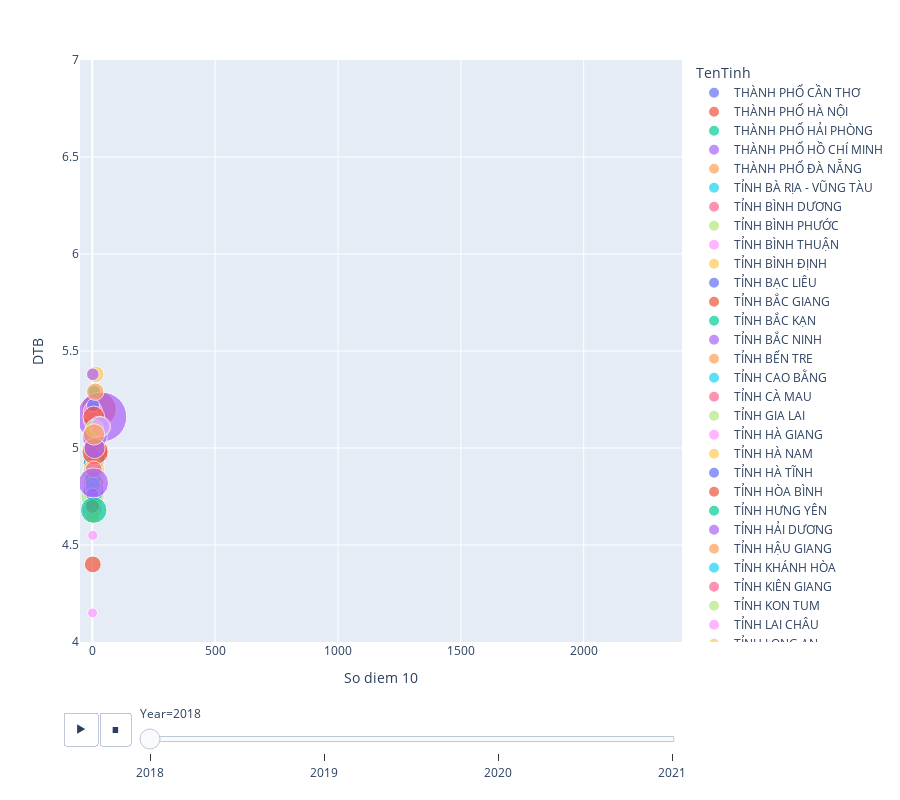

Notebook code for this chart:
### Code cell
import math
df_10_asp_avg=df_10_asp_avg[::]
#df_['Population']=[math.log(i,10) for i in df_.pop('Population')]
fig=px.scatter(df_10_asp_avg, x="So diem 10", y="DTB", animation_frame="Year", animation_group="TenTinh",size='So TS du thi',size_max=40,
        color="TenTinh", hover_name="TenTinh", range_y=[4,7],height=800,range_x=[-50, 2400])
fig.update_layout(
    title={
        'text': "",
        'y':0.95,
        'x':0.45,
        'xanchor': 'center',
        'yanchor': 'top'})

fig.show()

### Figure 1 — Plotly figure (JSON) as saved in the notebook; plotly's stock layout.template omitted (floating-point values rounded to 4 significant figures)
{"data": [{"hovertemplate": "<b>%{hovertext}</b><br><br>TenTinh=THÀNH PHỐ CẦN THƠ<br>Year=2018<br>So diem 10=%{x}<br>DTB=%{y}<br>So TS du thi=%{marker.size}<extra></extra>", "hovertext": ["THÀNH PHỐ CẦN THƠ"], "ids": ["THÀNH PHỐ CẦN THƠ"], "legendgroup": "THÀNH PHỐ CẦN THƠ", "marker": {"color": "#636efa", "size": [13068], "sizemode": "area", "sizeref": 63.02, "symbol": "circle"}, "mode": "markers", "name": "THÀNH PHỐ CẦN THƠ", "orientation": "v", "showlegend": true, "type": "scatter", "x": [3], "xaxis": "x", "y": [4.97], "yaxis": "y"}, {"hovertemplate": "<b>%{hovertext}</b><br><br>TenTinh=THÀNH PHỐ HÀ NỘI<br>Year=2018<br>So diem 10=%{x}<br>DTB=%{y}<br>So TS du thi=%{marker.size}<extra></extra>", "hovertext": ["THÀNH PHỐ HÀ NỘI"], "ids": ["THÀNH PHỐ HÀ NỘI"], "legendgroup": "THÀNH PHỐ HÀ NỘI", "marker": {"color": "#EF553B", "size": [38099], "sizemode": "area", "sizeref": 63.02, "symbol": "circle"}, "mode": "markers", "name": "THÀNH PHỐ HÀ NỘI", "orientation": "v", "showlegend": true, "type": "scatter", "x": [27], "xaxis": "x", "y": [5.2], "yaxis": "y"}, {"hovertemplate": "<b>%{hovertext}</b><br><br>TenTinh=THÀNH PHỐ HẢI PHÒNG<br>Year=2018<br>So diem 10=%{x}<br>DTB=%{y}<br>So TS du thi=%{marker.size}<extra></extra>", "hovertext": ["THÀNH PHỐ HẢI PHÒNG"], "ids": ["THÀNH PHỐ HẢI PHÒNG"], "legendgroup": "THÀNH PHỐ HẢI PHÒNG", "marker": {"color": "#00cc96", "size": [5099], "sizemode": "area", "sizeref": 63.02, "symbol": "circle"}, "mode": "markers", "name": "THÀNH PHỐ HẢI PHÒNG", "orientation": "v", "showlegend": true, "type": "scatter", "x": [8], "xaxis": "x", "y": [5.29], "yaxis": "y"}, {"hovertemplate": "<b>%{hovertext}</b><br><br>TenTinh=THÀNH PHỐ HỒ CHÍ MINH<br>Year=2018<br>So diem 10=%{x}<br>DTB=%{y}<br>So TS du thi=%{marker.size}<extra></extra>", "hovertext": ["THÀNH PHỐ HỒ CHÍ MINH"], "ids": ["THÀNH PHỐ HỒ CHÍ MINH"], "legendgroup": "THÀNH PHỐ HỒ CHÍ MINH", "marker": {"color": "#ab63fa", "size": [78321], "sizemode": "area", "sizeref": 63.02, "symbol": "circle"}, "mode": "markers", "name": "THÀNH PHỐ HỒ CHÍ MINH", "orientation": "v", "showlegend": true, "type": "scatter", "x": [39], "xaxis": "x", "y": [5.16], "yaxis": "y"}, {"hovertemplate": "<b>%{hovertext}</b><br><br>TenTinh=THÀNH PHỐ ĐÀ NẴNG<br>Year=2018<br>So diem 10=%{x}<br>DTB=%{y}<br>So TS du thi=%{marker.size}<extra></extra>", "hovertext": ["THÀNH PHỐ ĐÀ NẴNG"], "ids": ["THÀNH PHỐ ĐÀ NẴNG"], "legendgroup": "THÀNH PHỐ ĐÀ NẴNG", "marker": {"color": "#FFA15A", "size": [6099], "sizemode": "area", "sizeref": 63.02, "symbol": "circle"}, "mode": "markers", "name": "THÀNH PHỐ ĐÀ NẴNG", "orientation": "v", "showlegend": true, "type": "scatter", "x": [3], "xaxis": "x", "y": [4.87], "yaxis": "y"}, {"hovertemplate": "<b>%{hovertext}</b><br><br>TenTinh=TỈNH BÀ RỊA - VŨNG TÀU<br>Year=2018<br>So diem 10=%{x}<br>DTB=%{y}<br>So TS du thi=%{marker.size}<extra></extra>", "hovertext": ["TỈNH BÀ RỊA - VŨNG TÀU"], "ids": ["TỈNH BÀ RỊA - VŨNG TÀU"], "legendgroup": "TỈNH BÀ RỊA - VŨNG TÀU", "marker": {"color": "#19d3f3", "size": [11846], "sizemode": "area", "sizeref": 63.02, "symbol": "circle"}, "mode": "markers", "name": "TỈNH BÀ RỊA - VŨNG TÀU", "orientation": "v", "showlegend": true, "type": "scatter", "x": [3], "xaxis": "x", "y": [4.98], "yaxis": "y"}, {"hovertemplate": "<b>%{hovertext}</b><br><br>TenTinh=TỈNH BÌNH DƯƠNG<br>Year=2018<br>So diem 10=%{x}<br>DTB=%{y}<br>So TS du thi=%{marker.size}<extra></extra>", "hovertext": ["TỈNH BÌNH DƯƠNG"], "ids": ["TỈNH BÌNH DƯƠNG"], "legendgroup": "TỈNH BÌNH DƯƠNG", "marker": {"color": "#FF6692", "size": [11313], "sizemode": "area", "sizeref": 63.02, "symbol": "circle"}, "mode": "markers", "name": "TỈNH BÌNH DƯƠNG", "orientation": "v", "showlegend": true, "type": "scatter", "x": [4], "xaxis": "x", "y": [5.14], "yaxis": "y"}, {"hovertemplate": "<b>%{hovertext}</b><br><br>TenTinh=TỈNH BÌNH PHƯỚC<br>Year=2018<br>So diem 10=%{x}<br>DTB=%{y}<br>So TS du thi=%{marker.size}<extra></extra>", "hovertext": ["TỈNH BÌNH PHƯỚC"], "ids": ["TỈNH BÌNH PHƯỚC"], "legendgroup": "TỈNH BÌNH PHƯỚC", "marker": {"color": "#B6E880", "size": [10219], "sizemode": "area", "sizeref": 63.02, "symbol": "circle"}, "mode": "markers", "name": "TỈNH BÌNH PHƯỚC", "orientation": "v", "showlegend": true, "type": "scatter", "x": [4], "xaxis": "x", "y": [4.87], "yaxis": "y"}, {"hovertemplate": "<b>%{hovertext}</b><br><br>TenTinh=TỈNH BÌNH THUẬN<br>Year=2018<br>So diem 10=%{x}<br>DTB=%{y}<br>So TS du thi=%{marker.size}<extra></extra>", "hovertext": ["TỈNH BÌNH THUẬN"], "ids": ["TỈNH BÌNH THUẬN"], "legendgroup": "TỈNH BÌNH THUẬN", "marker": {"color": "#FF97FF", "size": [11716], "sizemode": "area", "sizeref": 63.02, "symbol": "circle"}, "mode": "markers", "name": "TỈNH BÌNH THUẬN", "orientation": "v", "showlegend": true, "type": "scatter", "x": [2], "xaxis": "x", "y": [5.19], "yaxis": "y"}, {"hovertemplate": "<b>%{hovertext}</b><br><br>TenTinh=TỈNH BÌNH ĐỊNH<br>Year=2018<br>So diem 10=%{x}<br>DTB=%{y}<br>So TS du thi=%{marker.size}<extra></extra>", "hovertext": ["TỈNH BÌNH ĐỊNH"], "ids": ["TỈNH BÌNH ĐỊNH"], "legendgroup": "TỈNH BÌNH ĐỊNH", "marker": {"color": "#FECB52", "size": [17785], "sizemode": "area", "sizeref": 63.02, "symbol": "circle"}, "mode": "markers", "name": "TỈNH BÌNH ĐỊNH", "orientation": "v", "showlegend": true, "type": "scatter", "x": [4], "xaxis": "x", "y": [4.84], "yaxis": "y"}, {"hovertemplate": "<b>%{hovertext}</b><br><br>TenTinh=TỈNH BẠC LIÊU<br>Year=2018<br>So diem 10=%{x}<br>DTB=%{y}<br>So TS du thi=%{marker.size}<extra></extra>", "hovertext": ["TỈNH BẠC LIÊU"], "ids": ["TỈNH BẠC LIÊU"], "legendgroup": "TỈNH BẠC LIÊU", "marker": {"color": "#636efa", "size": [5370], "sizemode": "area", "sizeref": 63.02, "symbol": "circle"}, "mode": "markers", "name": "TỈNH BẠC LIÊU", "orientation": "v", "showlegend": true, "type": "scatter", "x": [3], "xaxis": "x", "y": [5.22], "yaxis": "y"}, {"hovertemplate": "<b>%{hovertext}</b><br><br>TenTinh=TỈNH BẮC GIANG<br>Year=2018<br>So diem 10=%{x}<br>DTB=%{y}<br>So TS du thi=%{marker.size}<extra></extra>", "hovertext": ["TỈNH BẮC GIANG"], "ids": ["TỈNH BẮC GIANG"], "legendgroup": "TỈNH BẮC GIANG", "marker": {"color": "#EF553B", "size": [19612], "sizemode": "area", "sizeref": 63.02, "symbol": "circle"}, "mode": "markers", "name": "TỈNH BẮC GIANG", "orientation": "v", "showlegend": true, "type": "scatter", "x": [17], "xaxis": "x", "y": [4.98], "yaxis": "y"}, {"hovertemplate": "<b>%{hovertext}</b><br><br>TenTinh=TỈNH BẮC KẠN<br>Year=2018<br>So diem 10=%{x}<br>DTB=%{y}<br>So TS du thi=%{marker.size}<extra></extra>", "hovertext": ["TỈNH BẮC KẠN"], "ids": ["TỈNH BẮC KẠN"], "legendgroup": "TỈNH BẮC KẠN", "marker": {"color": "#00cc96", "size": [2866], "sizemode": "area", "sizeref": 63.02, "symbol": "circle"}, "mode": "markers", "name": "TỈNH BẮC KẠN", "orientation": "v", "showlegend": true, "type": "scatter", "x": [2], "xaxis": "x", "y": [4.85], "yaxis": "y"}, {"hovertemplate": "<b>%{hovertext}</b><br><br>TenTinh=TỈNH BẮC NINH<br>Year=2018<br>So diem 10=%{x}<br>DTB=%{y}<br>So TS du thi=%{marker.size}<extra></extra>", "hovertext": ["TỈNH BẮC NINH"], "ids": ["TỈNH BẮC NINH"], "legendgroup": "TỈNH BẮC NINH", "marker": {"color": "#ab63fa", "size": [14815], "sizemode": "area", "sizeref": 63.02, "symbol": "circle"}, "mode": "markers", "name": "TỈNH BẮC NINH", "orientation": "v", "showlegend": true, "type": "scatter", "x": [7], "xaxis": "x", "y": [4.94], "yaxis": "y"}, {"hovertemplate": "<b>%{hovertext}</b><br><br>TenTinh=TỈNH BẾN TRE<br>Year=2018<br>So diem 10=%{x}<br>DTB=%{y}<br>So TS du thi=%{marker.size}<extra></extra>", "hovertext": ["TỈNH BẾN TRE"], "ids": ["TỈNH BẾN TRE"], "legendgroup": "TỈNH BẾN TRE", "marker": {"color": "#FFA15A", "size": [11740], "sizemode": "area", "sizeref": 63.02, "symbol": "circle"}, "mode": "markers", "name": "TỈNH BẾN TRE", "orientation": "v", "showlegend": true, "type": "scatter", "x": [5], "xaxis": "x", "y": [5.02], "yaxis": "y"}, {"hovertemplate": "<b>%{hovertext}</b><br><br>TenTinh=TỈNH CAO BẰNG<br>Year=2018<br>So diem 10=%{x}<br>DTB=%{y}<br>So TS du thi=%{marker.size}<extra></extra>", "hovertext": ["TỈNH CAO BẰNG"], "ids": ["TỈNH CAO BẰNG"], "legendgroup": "TỈNH CAO BẰNG", "marker": {"color": "#19d3f3", "size": [4571], "sizemode": "area", "sizeref": 63.02, "symbol": "circle"}, "mode": "markers", "name": "TỈNH CAO BẰNG", "orientation": "v", "showlegend": true, "type": "scatter", "x": [3], "xaxis": "x", "y": [4.7], "yaxis": "y"}, {"hovertemplate": "<b>%{hovertext}</b><br><br>TenTinh=TỈNH CÀ MAU<br>Year=2018<br>So diem 10=%{x}<br>DTB=%{y}<br>So TS du thi=%{marker.size}<extra></extra>", "hovertext": ["TỈNH CÀ MAU"], "ids": ["TỈNH CÀ MAU"], "legendgroup": "TỈNH CÀ MAU", "marker": {"color": "#FF6692", "size": [9275], "sizemode": "area", "sizeref": 63.02, "symbol": "circle"}, "mode": "markers", "name": "TỈNH CÀ MAU", "orientation": "v", "showlegend": true, "type": "scatter", "x": [2], "xaxis": "x", "y": [4.86], "yaxis": "y"}, {"hovertemplate": "<b>%{hovertext}</b><br><br>TenTinh=TỈNH GIA LAI<br>Year=2018<br>So diem 10=%{x}<br>DTB=%{y}<br>So TS du thi=%{marker.size}<extra></extra>", "hovertext": ["TỈNH GIA LAI"], "ids": ["TỈNH GIA LAI"], "legendgroup": "TỈNH GIA LAI", "marker": {"color": "#B6E880", "size": [12825], "sizemode": "area", "sizeref": 63.02, "symbol": "circle"}, "mode": "markers", "name": "TỈNH GIA LAI", "orientation": "v", "showlegend": true, "type": "scatter", "x": [4], "xaxis": "x", "y": [4.76], "yaxis": "y"}, {"hovertemplate": "<b>%{hovertext}</b><br><br>TenTinh=TỈNH HÀ GIANG<br>Year=2018<br>So diem 10=%{x}<br>DTB=%{y}<br>So TS du thi=%{marker.size}<extra></extra>", "hovertext": ["TỈNH HÀ GIANG"], "ids": ["TỈNH HÀ GIANG"], "legendgroup": "TỈNH HÀ GIANG", "marker": {"color": "#FF97FF", "size": [3099], "sizemode": "area", "sizeref": 63.02, "symbol": "circle"}, "mode": "markers", "name": "TỈNH HÀ GIANG", "orientation": "v", "showlegend": true, "type": "scatter", "x": [1], "xaxis": "x", "y": [4.15], "yaxis": "y"}, {"hovertemplate": "<b>%{hovertext}</b><br><br>TenTinh=TỈNH HÀ NAM<br>Year=2018<br>So diem 10=%{x}<br>DTB=%{y}<br>So TS du thi=%{marker.size}<extra></extra>", "hovertext": ["TỈNH HÀ NAM"], "ids": ["TỈNH HÀ NAM"], "legendgroup": "TỈNH HÀ NAM", "marker": {"color": "#FECB52", "size": [8685], "sizemode": "area", "sizeref": 63.02, "symbol": "circle"}, "mode": "markers", "name": "TỈNH HÀ NAM", "orientation": "v", "showlegend": true, "type": "scatter", "x": [14], "xaxis": "x", "y": [5.38], "yaxis": "y"}, {"hovertemplate": "<b>%{hovertext}</b><br><br>TenTinh=TỈNH HÀ TĨNH<br>Year=2018<br>So diem 10=%{x}<br>DTB=%{y}<br>So TS du thi=%{marker.size}<extra></extra>", "hovertext": ["TỈNH HÀ TĨNH"], "ids": ["TỈNH HÀ TĨNH"], "legendgroup": "TỈNH HÀ TĨNH", "marker": {"color": "#636efa", "size": [16330], "sizemode": "area", "sizeref": 63.02, "symbol": "circle"}, "mode": "markers", "name": "TỈNH HÀ TĨNH", "orientation": "v", "showlegend": true, "type": "scatter", "x": [8], "xaxis": "x", "y": [5.06], "yaxis": "y"}, {"hovertemplate": "<b>%{hovertext}</b><br><br>TenTinh=TỈNH HÒA BÌNH<br>Year=2018<br>So diem 10=%{x}<br>DTB=%{y}<br>So TS du thi=%{marker.size}<extra></extra>", "hovertext": ["TỈNH HÒA BÌNH"], "ids": ["TỈNH HÒA BÌNH"], "legendgroup": "TỈNH HÒA BÌNH", "marker": {"color": "#EF553B", "size": [8952], "sizemode": "area", "sizeref": 63.02, "symbol": "circle"}, "mode": "markers", "name": "TỈNH HÒA BÌNH", "orientation": "v", "showlegend": true, "type": "scatter", "x": [2], "xaxis": "x", "y": [4.4], "yaxis": "y"}, {"hovertemplate": "<b>%{hovertext}</b><br><br>TenTinh=TỈNH HƯNG YÊN<br>Year=2018<br>So diem 10=%{x}<br>DTB=%{y}<br>So TS du thi=%{marker.size}<extra></extra>", "hovertext": ["TỈNH HƯNG YÊN"], "ids": ["TỈNH HƯNG YÊN"], "legendgroup": "TỈNH HƯNG YÊN", "marker": {"color": "#00cc96", "size": [12888], "sizemode": "area", "sizeref": 63.02, "symbol": "circle"}, "mode": "markers", "name": "TỈNH HƯNG YÊN", "orientation": "v", "showlegend": true, "type": "scatter", "x": [4], "xaxis": "x", "y": [4.92], "yaxis": "y"}, {"hovertemplate": "<b>%{hovertext}</b><br><br>TenTinh=TỈNH HẢI DƯƠNG<br>Year=2018<br>So diem 10=%{x}<br>DTB=%{y}<br>So TS du thi=%{marker.size}<extra></extra>", "hovertext": ["TỈNH HẢI DƯƠNG"], "ids": ["TỈNH HẢI DƯƠNG"], "legendgroup": "TỈNH HẢI DƯƠNG", "marker": {"color": "#ab63fa", "size": [19973], "sizemode": "area", "sizeref": 63.02, "symbol": "circle"}, "mode": "markers", "name": "TỈNH HẢI DƯƠNG", "orientation": "v", "showlegend": true, "type": "scatter", "x": [10], "xaxis": "x", "y": [5.06], "yaxis": "y"}, {"hovertemplate": "<b>%{hovertext}</b><br><br>TenTinh=TỈNH HẬU GIANG<br>Year=2018<br>So diem 10=%{x}<br>DTB=%{y}<br>So TS du thi=%{marker.size}<extra></extra>", "hovertext": ["TỈNH HẬU GIANG"], "ids": ["TỈNH HẬU GIANG"], "legendgroup": "TỈNH HẬU GIANG", "marker": {"color": "#FFA15A", "size": [6190], "sizemode": "area", "sizeref": 63.02, "symbol": "circle"}, "mode": "markers", "name": "TỈNH HẬU GIANG", "orientation": "v", "showlegend": true, "type": "scatter", "x": [3], "xaxis": "x", "y": [4.93], "yaxis": "y"}, {"hovertemplate": "<b>%{hovertext}</b><br><br>TenTinh=TỈNH KHÁNH HÒA<br>Year=2018<br>So diem 10=%{x}<br>DTB=%{y}<br>So TS du thi=%{marker.size}<extra></extra>", "hovertext": ["TỈNH KHÁNH HÒA"], "ids": ["TỈNH KHÁNH HÒA"], "legendgroup": "TỈNH KHÁNH HÒA", "marker": {"color": "#19d3f3", "size": [13500], "sizemode": "area", "sizeref": 63.02, "symbol": "circle"}, "mode": "markers", "name": "TỈNH KHÁNH HÒA", "orientation": "v", "showlegend": true, "type": "scatter", "x": [3], "xaxis": "x", "y": [4.87], "yaxis": "y"}, {"hovertemplate": "<b>%{hovertext}</b><br><br>TenTinh=TỈNH KIÊN GIANG<br>Year=2018<br>So diem 10=%{x}<br>DTB=%{y}<br>So TS du thi=%{marker.size}<extra></extra>", "hovertext": ["TỈNH KIÊN GIANG"], "ids": ["TỈNH KIÊN GIANG"], "legendgroup": "TỈNH KIÊN GIANG", "marker": {"color": "#FF6692", "size": [13482], "sizemode": "area", "sizeref": 63.02, "symbol": "circle"}, "mode": "markers", "name": "TỈNH KIÊN GIANG", "orientation": "v", "showlegend": true, "type": "scatter", "x": [5], "xaxis": "x", "y": [4.82], "yaxis": "y"}, {"hovertemplate": "<b>%{hovertext}</b><br><br>TenTinh=TỈNH KON TUM<br>Year=2018<br>So diem 10=%{x}<br>DTB=%{y}<br>So TS du thi=%{marker.size}<extra></extra>", "hovertext": ["TỈNH KON TUM"], "ids": ["TỈNH KON TUM"], "legendgroup": "TỈNH KON TUM", "marker": {"color": "#B6E880", "size": [4445], "sizemode": "area", "sizeref": 63.02, "symbol": "circle"}, "mode": "markers", "name": "TỈNH KON TUM", "orientation": "v", "showlegend": true, "type": "scatter", "x": [1], "xaxis": "x", "y": [4.86], "yaxis": "y"}, {"hovertemplate": "<b>%{hovertext}</b><br><br>TenTinh=TỈNH LAI CHÂU<br>Year=2018<br>So diem 10=%{x}<br>DTB=%{y}<br>So TS du thi=%{marker.size}<extra></extra>", "hovertext": ["TỈNH LAI CHÂU"], "ids": ["TỈNH LAI CHÂU"], "legendgroup": "TỈNH LAI CHÂU", "marker": {"color": "#FF97FF", "size": [3232], "sizemode": "area", "sizeref": 63.02, "symbol": "circle"}, "mode": "markers", "name": "TỈNH LAI CHÂU", "orientation": "v", "showlegend": true, "type": "scatter", "x": [2], "xaxis": "x", "y": [4.55], "yaxis": "y"}, {"hovertemplate": "<b>%{hovertext}</b><br><br>TenTinh=TỈNH LONG AN<br>Year=2018<br>So diem 10=%{x}<br>DTB=%{y}<br>So TS du thi=%{marker.size}<extra></extra>", "hovertext": ["TỈNH LONG AN"], "ids": ["TỈNH LONG AN"], "legendgroup": "TỈNH LONG AN", "marker": {"color": "#FECB52", "size": [14065], "sizemode": "area", "sizeref": 63.02, "symbol": "circle"}, "mode": "markers", "name": "TỈNH LONG AN", "orientation": "v", "showlegend": true, "type": "scatter", "x": [7], "xaxis": "x", "y": [4.89], "yaxis": "y"}, {"hovertemplate": "<b>%{hovertext}</b><br><br>TenTinh=TỈNH LÀO CAI<br>Year=2018<br>So diem 10=%{x}<br>DTB=%{y}<br>So TS du thi=%{marker.size}<extra></extra>", "hovertext": ["TỈNH LÀO CAI"], "ids": ["TỈNH LÀO CAI"], "legendgroup": "TỈNH LÀO CAI", "marker": {"color": "#636efa", "size": [6199], "sizemode": "area", "sizeref": 63.02, "symbol": "circle"}, "mode": "markers", "name": "TỈNH LÀO CAI", "orientation": "v", "showlegend": true, "type": "scatter", "x": [1], "xaxis": "x", "y": [4.97], "yaxis": "y"}, {"hovertemplate": "<b>%{hovertext}</b><br><br>TenTinh=TỈNH LÂM ĐỒNG<br>Year=2018<br>So diem 10=%{x}<br>DTB=%{y}<br>So TS du thi=%{marker.size}<extra></extra>", "hovertext": ["TỈNH LÂM ĐỒNG"], "ids": ["TỈNH LÂM ĐỒNG"], "legendgroup": "TỈNH LÂM ĐỒNG", "marker": {"color": "#EF553B", "size": [14985], "sizemode": "area", "sizeref": 63.02, "symbol": "circle"}, "mode": "markers", "name": "TỈNH LÂM ĐỒNG", "orientation": "v", "showlegend": true, "type": "scatter", "x": [6], "xaxis": "x", "y": [5.16], "yaxis": "y"}, {"hovertemplate": "<b>%{hovertext}</b><br><br>TenTinh=TỈNH LẠNG SƠN<br>Year=2018<br>So diem 10=%{x}<br>DTB=%{y}<br>So TS du thi=%{marker.size}<extra></extra>", "hovertext": ["TỈNH LẠNG SƠN"], "ids": ["TỈNH LẠNG SƠN"], "legendgroup": "TỈNH LẠNG SƠN", "marker": {"color": "#00cc96", "size": [9013], "sizemode": "area", "sizeref": 63.02, "symbol": "circle"}, "mode": "markers", "name": "TỈNH LẠNG SƠN", "orientation": "v", "showlegend": true, "type": "scatter", "x": [2], "xaxis": "x", "y": [4.78], "yaxis": "y"}, {"hovertemplate": "<b>%{hovertext}</b><br><br>TenTinh=TỈNH NAM ĐỊNH<br>Year=2018<br>So diem 10=%{x}<br>DTB=%{y}<br>So TS du thi=%{marker.size}<extra></extra>", "hovertext": ["TỈNH NAM ĐỊNH"], "ids": ["TỈNH NAM ĐỊNH"], "legendgroup": "TỈNH NAM ĐỊNH", "marker": {"color": "#ab63fa", "size": [5099], "sizemode": "area", "sizeref": 63.02, "symbol": "circle"}, "mode": "markers", "name": "TỈNH NAM ĐỊNH", "orientation": "v", "showlegend": true, "type": "scatter", "x": [2], "xaxis": "x", "y": [5.38], "yaxis": "y"}, {"hovertemplate": "<b>%{hovertext}</b><br><br>TenTinh=TỈNH NINH BÌNH<br>Year=2018<br>So diem 10=%{x}<br>DTB=%{y}<br>So TS du thi=%{marker.size}<extra></extra>", "hovertext": ["TỈNH NINH BÌNH"], "ids": ["TỈNH NINH BÌNH"], "legendgroup": "TỈNH NINH BÌNH", "marker": {"color": "#FFA15A", "size": [9612], "sizemode": "area", "sizeref": 63.02, "symbol": "circle"}, "mode": "markers", "name": "TỈNH NINH BÌNH", "orientation": "v", "showlegend": true, "type": "scatter", "x": [12], "xaxis": "x", "y": [5.29], "yaxis": "y"}, {"hovertemplate": "<b>%{hovertext}</b><br><br>TenTinh=TỈNH PHÚ THỌ<br>Year=2018<br>So diem 10=%{x}<br>DTB=%{y}<br>So TS du thi=%{marker.size}<extra></extra>", "hovertext": ["TỈNH PHÚ THỌ"], "ids": ["TỈNH PHÚ THỌ"], "legendgroup": "TỈNH PHÚ THỌ", "marker": {"color": "#19d3f3", "size": [13699], "sizemode": "area", "sizeref": 63.02, "symbol": "circle"}, "mode": "markers", "name": "TỈNH PHÚ THỌ", "orientation": "v", "showlegend": true, "type": "scatter", "x": [27], "xaxis": "x", "y": [5.11], "yaxis": "y"}, {"hovertemplate": "<b>%{hovertext}</b><br><br>TenTinh=TỈNH QUẢNG BÌNH<br>Year=2018<br>So diem 10=%{x}<br>DTB=%{y}<br>So TS du thi=%{marker.size}<extra></extra>", "hovertext": ["TỈNH QUẢNG BÌNH"], "ids": ["TỈNH QUẢNG BÌNH"], "legendgroup": "TỈNH QUẢNG BÌNH", "marker": {"color": "#FF6692", "size": [9623], "sizemode": "area", "sizeref": 63.02, "symbol": "circle"}, "mode": "markers", "name": "TỈNH QUẢNG BÌNH", "orientation": "v", "showlegend": true, "type": "scatter", "x": [6], "xaxis": "x", "y": [4.7], "yaxis": "y"}, {"hovertemplate": "<b>%{hovertext}</b><br><br>TenTinh=TỈNH QUẢNG NAM<br>Year=2018<br>So diem 10=%{x}<br>DTB=%{y}<br>So TS du thi=%{marker.size}<extra></extra>", "hovertext": ["TỈNH QUẢNG NAM"], "ids": ["TỈNH QUẢNG NAM"], "legendgroup": "TỈNH QUẢNG NAM", "marker": {"color": "#B6E880", "size": [17532], "sizemode": "area", "sizeref": 63.02, "symbol": "circle"}, "mode": "markers", "name": "TỈNH QUẢNG NAM", "orientation": "v", "showlegend": true, "type": "scatter", "x": [1], "xaxis": "x", "y": [4.75], "yaxis": "y"}, {"hovertemplate": "<b>%{hovertext}</b><br><br>TenTinh=TỈNH QUẢNG NGÃI<br>Year=2018<br>So diem 10=%{x}<br>DTB=%{y}<br>So TS du thi=%{marker.size}<extra></extra>", "hovertext": ["TỈNH QUẢNG NGÃI"], "ids": ["TỈNH QUẢNG NGÃI"], "legendgroup": "TỈNH QUẢNG NGÃI", "marker": {"color": "#FF97FF", "size": [12631], "sizemode": "area", "sizeref": 63.02, "symbol": "circle"}, "mode": "markers", "name": "TỈNH QUẢNG NGÃI", "orientation": "v", "showlegend": true, "type": "scatter", "x": [1], "xaxis": "x", "y": [4.68], "yaxis": "y"}, {"hovertemplate": "<b>%{hovertext}</b><br><br>TenTinh=TỈNH QUẢNG TRỊ<br>Year=2018<br>So diem 10=%{x}<br>DTB=%{y}<br>So TS du thi=%{marker.size}<extra></extra>", "hovertext": ["TỈNH QUẢNG TRỊ"], "ids": ["TỈNH QUẢNG TRỊ"], "legendgroup": "TỈNH QUẢNG TRỊ", "marker": {"color": "#FECB52", "size": [7889], "sizemode": "area", "sizeref": 63.02, "symbol": "circle"}, "mode": "markers", "name": "TỈNH QUẢNG TRỊ", "orientation": "v", "showlegend": true, "type": "scatter", "x": [2], "xaxis": "x", "y": [4.84], "yaxis": "y"}, {"hovertemplate": "<b>%{hovertext}</b><br><br>TenTinh=TỈNH THANH HÓA<br>Year=2018<br>So diem 10=%{x}<br>DTB=%{y}<br>So TS du thi=%{marker.size}<extra></extra>", "hovertext": ["TỈNH THANH HÓA"], "ids": ["TỈNH THANH HÓA"], "legendgroup": "TỈNH THANH HÓA", "marker": {"color": "#636efa", "size": [14099], "sizemode": "area", "sizeref": 63.02, "symbol": "circle"}, "mode": "markers", "name": "TỈNH THANH HÓA", "orientation": "v", "showlegend": true, "type": "scatter", "x": [5], "xaxis": "x", "y": [4.78], "yaxis": "y"}, {"hovertemplate": "<b>%{hovertext}</b><br><br>TenTinh=TỈNH THÁI BÌNH<br>Year=2018<br>So diem 10=%{x}<br>DTB=%{y}<br>So TS du thi=%{marker.size}<extra></extra>", "hovertext": ["TỈNH THÁI BÌNH"], "ids": ["TỈNH THÁI BÌNH"], "legendgroup": "TỈNH THÁI BÌNH", "marker": {"color": "#EF553B", "size": [21435], "sizemode": "area", "sizeref": 63.02, "symbol": "circle"}, "mode": "markers", "name": "TỈNH THÁI BÌNH", "orientation": "v", "showlegend": true, "type": "scatter", "x": [11], "xaxis": "x", "y": [4.98], "yaxis": "y"}, {"hovertemplate": "<b>%{hovertext}</b><br><br>TenTinh=TỈNH THÁI NGUYÊN<br>Year=2018<br>So diem 10=%{x}<br>DTB=%{y}<br>So TS du thi=%{marker.size}<extra></extra>", "hovertext": ["TỈNH THÁI NGUYÊN"], "ids": ["TỈNH THÁI NGUYÊN"], "legendgroup": "TỈNH THÁI NGUYÊN", "marker": {"color": "#00cc96", "size": [8999], "sizemode": "area", "sizeref": 63.02, "symbol": "circle"}, "mode": "markers", "name": "TỈNH THÁI NGUYÊN", "orientation": "v", "showlegend": true, "type": "scatter", "x": [3], "xaxis": "x", "y": [4.84], "yaxis": "y"}, {"hovertemplate": "<b>%{hovertext}</b><br><br>TenTinh=TỈNH TIỀN GIANG<br>Year=2018<br>So diem 10=%{x}<br>DTB=%{y}<br>So TS du thi=%{marker.size}<extra></extra>", "hovertext": ["TỈNH TIỀN GIANG"], "ids": ["TỈNH TIỀN GIANG"], "legendgroup": "TỈNH TIỀN GIANG", "marker": {"color": "#ab63fa", "size": [14106], "sizemode": "area", "sizeref": 63.02, "symbol": "circle"}, "mode": "markers", "name": "TỈNH TIỀN GIANG", "orientation": "v", "showlegend": true, "type": "scatter", "x": [9], "xaxis": "x", "y": [5], "yaxis": "y"}, {"hovertemplate": "<b>%{hovertext}</b><br><br>TenTinh=TỈNH TRÀ VINH<br>Year=2018<br>So diem 10=%{x}<br>DTB=%{y}<br>So TS du thi=%{marker.size}<extra></extra>", "hovertext": ["TỈNH TRÀ VINH"], "ids": ["TỈNH TRÀ VINH"], "legendgroup": "TỈNH TRÀ VINH", "marker": {"color": "#FFA15A", "size": [8183], "sizemode": "area", "sizeref": 63.02, "symbol": "circle"}, "mode": "markers", "name": "TỈNH TRÀ VINH", "orientation": "v", "showlegend": true, "type": "scatter", "x": [4], "xaxis": "x", "y": [4.79], "yaxis": "y"}, {"hovertemplate": "<b>%{hovertext}</b><br><br>TenTinh=TỈNH TUYÊN QUANG<br>Year=2018<br>So diem 10=%{x}<br>DTB=%{y}<br>So TS du thi=%{marker.size}<extra></extra>", "hovertext": ["TỈNH TUYÊN QUANG"], "ids": ["TỈNH TUYÊN QUANG"], "legendgroup": "TỈNH TUYÊN QUANG", "marker": {"color": "#19d3f3", "size": [7638], "sizemode": "area", "sizeref": 63.02, "symbol": "circle"}, "mode": "markers", "name": "TỈNH TUYÊN QUANG", "orientation": "v", "showlegend": true, "type": "scatter", "x": [2], "xaxis": "x", "y": [4.81], "yaxis": "y"}, {"hovertemplate": "<b>%{hovertext}</b><br><br>TenTinh=TỈNH TÂY NINH<br>Year=2018<br>So diem 10=%{x}<br>DTB=%{y}<br>So TS du thi=%{marker.size}<extra></extra>", "hovertext": ["TỈNH TÂY NINH"], "ids": ["TỈNH TÂY NINH"], "legendgroup": "TỈNH TÂY NINH", "marker": {"color": "#FF6692", "size": [8858], "sizemode": "area", "sizeref": 63.02, "symbol": "circle"}, "mode": "markers", "name": "TỈNH TÂY NINH", "orientation": "v", "showlegend": true, "type": "scatter", "x": [6], "xaxis": "x", "y": [4.89], "yaxis": "y"}, {"hovertemplate": "<b>%{hovertext}</b><br><br>TenTinh=TỈNH VĨNH LONG<br>Year=2018<br>So diem 10=%{x}<br>DTB=%{y}<br>So TS du thi=%{marker.size}<extra></extra>", "hovertext": ["TỈNH VĨNH LONG"], "ids": ["TỈNH VĨNH LONG"], "legendgroup": "TỈNH VĨNH LONG", "marker": {"color": "#B6E880", "size": [10571], "sizemode": "area", "sizeref": 63.02, "symbol": "circle"}, "mode": "markers", "name": "TỈNH VĨNH LONG", "orientation": "v", "showlegend": true, "type": "scatter", "x": [9], "xaxis": "x", "y": [5.1], "yaxis": "y"}, {"hovertemplate": "<b>%{hovertext}</b><br><br>TenTinh=TỈNH VĨNH PHÚC<br>Year=2018<br>So diem 10=%{x}<br>DTB=%{y}<br>So TS du thi=%{marker.size}<extra></extra>", "hovertext": ["TỈNH VĨNH PHÚC"], "ids": ["TỈNH VĨNH PHÚC"], "legendgroup": "TỈNH VĨNH PHÚC", "marker": {"color": "#FF97FF", "size": [12602], "sizemode": "area", "sizeref": 63.02, "symbol": "circle"}, "mode": "markers", "name": "TỈNH VĨNH PHÚC", "orientation": "v", "showlegend": true, "type": "scatter", "x": [34], "xaxis": "x", "y": [5.11], "yaxis": "y"}, {"hovertemplate": "<b>%{hovertext}</b><br><br>TenTinh=TỈNH YÊN BÁI<br>Year=2018<br>So diem 10=%{x}<br>DTB=%{y}<br>So TS du thi=%{marker.size}<extra></extra>", "hovertext": ["TỈNH YÊN BÁI"], "ids": ["TỈNH YÊN BÁI"], "legendgroup": "TỈNH YÊN BÁI", "marker": {"color": "#FECB52", "size": [7022], "sizemode": "area", "sizeref": 63.02, "symbol": "circle"}, "mode": "markers", "name": "TỈNH YÊN BÁI", "orientation": "v", "showlegend": true, "type": "scatter", "x": [2], "xaxis": "x", "y": [4.65], "yaxis": "y"}, {"hovertemplate": "<b>%{hovertext}</b><br><br>TenTinh=TỈNH ĐIỆN BIÊN<br>Year=2018<br>So diem 10=%{x}<br>DTB=%{y}<br>So TS du thi=%{marker.size}<extra></extra>", "hovertext": ["TỈNH ĐIỆN BIÊN"], "ids": ["TỈNH ĐIỆN BIÊN"], "legendgroup": "TỈNH ĐIỆN BIÊN", "marker": {"color": "#636efa", "size": [5481], "sizemode": "area", "sizeref": 63.02, "symbol": "circle"}, "mode": "markers", "name": "TỈNH ĐIỆN BIÊN", "orientation": "v", "showlegend": true, "type": "scatter", "x": [1], "xaxis": "x", "y": [4.76], "yaxis": "y"}, {"hovertemplate": "<b>%{hovertext}</b><br><br>TenTinh=TỈNH ĐĂK NÔNG<br>Year=2018<br>So diem 10=%{x}<br>DTB=%{y}<br>So TS du thi=%{marker.size}<extra></extra>", "hovertext": ["TỈNH ĐĂK NÔNG"], "ids": ["TỈNH ĐĂK NÔNG"], "legendgroup": "TỈNH ĐĂK NÔNG", "marker": {"color": "#EF553B", "size": [6361], "sizemode": "area", "sizeref": 63.02, "symbol": "circle"}, "mode": "markers", "name": "TỈNH ĐĂK NÔNG", "orientation": "v", "showlegend": true, "type": "scatter", "x": [1], "xaxis": "x", "y": [4.7], "yaxis": "y"}, {"hovertemplate": "<b>%{hovertext}</b><br><br>TenTinh=TỈNH ĐẮK LẮK<br>Year=2018<br>So diem 10=%{x}<br>DTB=%{y}<br>So TS du thi=%{marker.size}<extra></extra>", "hovertext": ["TỈNH ĐẮK LẮK"], "ids": ["TỈNH ĐẮK LẮK"], "legendgroup": "TỈNH ĐẮK LẮK", "marker": {"color": "#00cc96", "size": [22035], "sizemode": "area", "sizeref": 63.02, "symbol": "circle"}, "mode": "markers", "name": "TỈNH ĐẮK LẮK", "orientation": "v", "showlegend": true, "type": "scatter", "x": [6], "xaxis": "x", "y": [4.68], "yaxis": "y"}, {"hovertemplate": "<b>%{hovertext}</b><br><br>TenTinh=TỈNH ĐỒNG NAI<br>Year=2018<br>So diem 10=%{x}<br>DTB=%{y}<br>So TS du thi=%{marker.size}<extra></extra>", "hovertext": ["TỈNH ĐỒNG NAI"], "ids": ["TỈNH ĐỒNG NAI"], "legendgroup": "TỈNH ĐỒNG NAI", "marker": {"color": "#ab63fa", "size": [28651], "sizemode": "area", "sizeref": 63.02, "symbol": "circle"}, "mode": "markers", "name": "TỈNH ĐỒNG NAI", "orientation": "v", "showlegend": true, "type": "scatter", "x": [5], "xaxis": "x", "y": [4.82], "yaxis": "y"}, {"hovertemplate": "<b>%{hovertext}</b><br><br>TenTinh=TỈNH ĐỒNG THÁP<br>Year=2018<br>So diem 10=%{x}<br>DTB=%{y}<br>So TS du thi=%{marker.size}<extra></extra>", "hovertext": ["TỈNH ĐỒNG THÁP"], "ids": ["TỈNH ĐỒNG THÁP"], "legendgroup": "TỈNH ĐỒNG THÁP", "marker": {"color": "#FFA15A", "size": [14367], "sizemode": "area", "sizeref": 63.02, "symbol": "circle"}, "mode": "markers", "name": "TỈNH ĐỒNG THÁP", "orientation": "v", "showlegend": true, "type": "scatter", "x": [7], "xaxis": "x", "y": [5.07], "yaxis": "y"}], "layout": {"height": 800, "legend": {"itemsizing": "constant", "title": {"text": "TenTinh"}, "tracegroupgap": 0}, "margin": {"t": 60}, "sliders": [{"active": 0, "currentvalue": {"prefix": "Year="}, "len": 0.9, "pad": {"b": 10, "t": 60}, "steps": [{"args": [["2018"], {"frame": {"duration": 0, "redraw": false}, "fromcurrent": true, "mode": "immediate", "transition": {"duration": 0, "easing": "linear"}}], "label": "2018", "method": "animate"}, {"args": [["2019"], {"frame": {"duration": 0, "redraw": false}, "fromcurrent": true, "mode": "immediate", "transition": {"duration": 0, "easing": "linear"}}], "label": "2019", "method": "animate"}, {"args": [["2020"], {"frame": {"duration": 0, "redraw": false}, "fromcurrent": true, "mode": "immediate", "transition": {"duration": 0, "easing": "linear"}}], "label": "2020", "method": "animate"}, {"args": [["2021"], {"frame": {"duration": 0, "redraw": false}, "fromcurrent": true, "mode": "immediate", "transition": {"duration": 0, "easing": "linear"}}], "label": "2021", "method": "animate"}], "x": 0.1, "xanchor": "left", "y": 0, "yanchor": "top"}], "title": {"text": "", "x": 0.45, "xanchor": "center", "y": 0.95, "yanchor": "top"}, "updatemenus": [{"buttons": [{"args": [null, {"frame": {"duration": 500, "redraw": false}, "fromcurrent": true, "mode": "immediate", "transition": {"duration": 500, "easing": "linear"}}], "label": "&#9654;", "method": "animate"}, {"args": [[null], {"frame": {"duration": 0, "redraw": false}, "fromcurrent": true, "mode": "immediate", "transition": {"duration": 0, "easing": "linear"}}], "label": "&#9724;", "method": "animate"}], "direction": "left", "pad": {"r": 10, "t": 70}, "showactive": false, "type": "buttons", "x": 0.1, "xanchor": "right", "y": 0, "yanchor": "top"}], "xaxis": {"anchor": "y", "domain": [0, 1], "range": [-50, 2400], "title": {"text": "So diem 10"}}, "yaxis": {"anchor": "x", "domain": [0, 1], "range": [4, 7], "title": {"text": "DTB"}}}}
